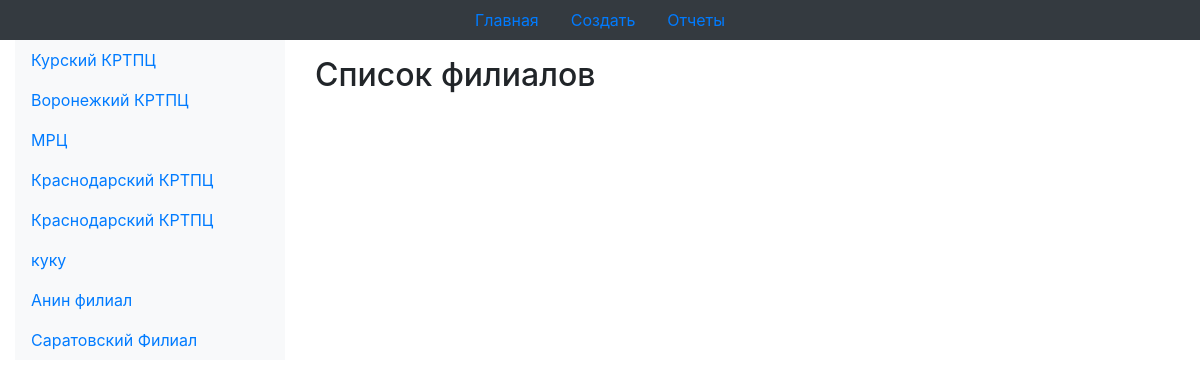
/filial/1, run on the app's committed database.
### base/models.py (models this page shows, shortened)
class Filial(models.Model):
    name = models.CharField('Название филиала',max_length=50)
    external_id = models.IntegerField('Внешний ID')

### base/views.py (the view)
# urls.py: path('filial/<int:id>', views.filial),
def filial(request, id):
    try:
        filial = Filial.objects.get(id=id)
        filials = Filial.objects.all().values()
        if request.method == "POST":
            filial.name = request.POST.get('name')
            filial.save()
            return HttpResponseRedirect('/4444')
        else:
            return render(request,'base/cart.html', {'filials': filials})
    except Filial.DoesNotExist:
        return HttpResponseNotFound('<h2>filial not found</h2>')

### base/templates/base/cart.html
{% extends 'base/layout.html' %}
{% block content %}
    <h2>Список филиалов</h2>
{% endblock content %}

### base/templates/base/layout.html (shortened to what this page needs)
{% load bootstrap4 %}
{% bootstrap_css %}
<!DOCTYPE html>
<html lang="en">
<head>
</head>
<body>
        <ul class="nav justify-content-center navbar-light bg-dark">
          <li class="nav-item">
            <a class="nav-link active" href="/">Главная</a>
          </li>
            <li class="nav-item">
                  <a class="nav-link active" href="#"  data-toggle="dropdown">Создать</a>
                </li>
            <li class="nav-item">
            <a class="nav-link active" href="/">Отчеты</a>
          </li>
        </ul>
<div class="container-fluid" >
    <div class="row ">
    <div class="col-3 ">
        <ul class="nav flex-column bg-light">
{% for val in filials %}
        <a class="nav-link active" href="filial/{{ val.id }}">{{ val.name }}</a>
{% endfor %}
</ul>
</div>
        <div class="col-5" > <p class="text-center align-middle"> </p>
        {% block content %}{% endblock %}
         </div>
</div>
</div>
</body>
</html>

### data on the page
Filial: name "Курский КРТПЦ"
Filial: name "Воронежкий КРТПЦ"
Filial: name "МРЦ"
Filial: name "Краснодарский КРТПЦ"
Filial: name "Краснодарский КРТПЦ"
Filial: name "куку"
Filial: name "Анин филиал"
Filial: name "Саратовский Филиал"
